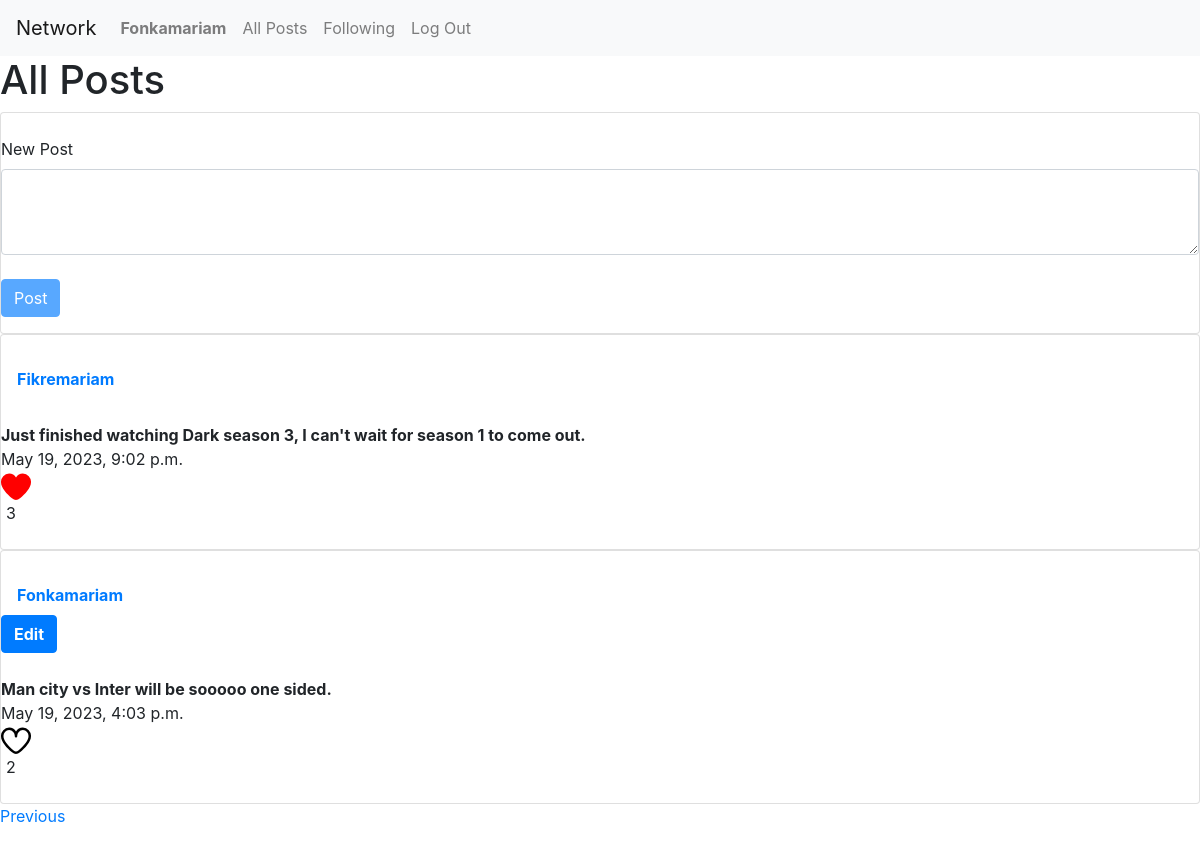
Page /?page=2 (signed in) on the committed database.
### network/models.py (models this page shows, shortened)
class User(AbstractUser):
    pass

class Posts(models.Model):
    owner= models.ForeignKey(User, on_delete=models.CASCADE, related_name="user")
    text= models.TextField()
    timestamp = models.DateTimeField(auto_now_add=True)
    like= models.IntegerField(default=0, blank=True,null=True)

### network/views.py (the view)
# urls.py: path("", views.index, name="index"),
def index(request):
    list_for_like=[]
    all_post=Posts.objects.all()
    all_post = all_post.order_by("-timestamp").all()
    page = request.GET.get('page', 1)
    paginator = Paginator(all_post, 10)
    try:
        users = paginator.page(page)
        time.sleep(1)
    except PageNotAnInteger:
        users = paginator.page(0.5)
    except EmptyPage:
        users = paginator.page(paginator.num_pages)
    if request.user.is_authenticated:
        x=request.user
        try:
            new=Like.objects.get(liker=x)
        except Like.DoesNotExist:
            new=Like.objects.create(liker=x)
            new.save()
        fonka=new.liked.iterator()
        for f in fonka:
            list_for_like.append(f)
        return render(request, "network/index.html",{"Posts":users,"user":x,"list":list_for_like})
    return render(request, "network/index.html",{"Posts":users,})

### network/templates/network/index.html (shortened to what this page needs)
{% extends "network/layout.html" %}
{% load static %}
{% block body %}
{% if user.is_authenticated %}
    <h1>All Posts</h1>
    <div class="card">
    <form  action="{% url 'create' %}" method="post">
        <div class="form-group" >
          <br>
          <label for="post">New Post</label>
          <textarea class="form-control" id="post" name="value" rows="3" cols="8" ></textarea>
          <br>
          <input type="submit" id="submitbutton" class="btn btn-primary" disabled="true" value="Post">
        </div>
      </form>
    </div>
    {% endif %}
    {% for post in Posts %}
    <div class="card" row="3">
      <br>
      {% if user.is_authenticated %}
      <a class="nav-link" href="/{{post.owner}}"><strong> {{post.owner}}</strong></a>
      {%else%}
      <strong>{{post.owner}}</strong>
      {% endif %}
      {% if user == post.owner %}
      <button id="4{{post.id}}" style="width:min-content" onclick="Edit({{post.id}})" class="btn btn-primary"><strong> Edit </strong></button>
      {% endif %}
      <br>
      <div id="{{post.id}}"><strong>{{post.text}}</strong></div>
      <div>{{post.timestamp}}</div>
      {% if user.is_authenticated %}
      {% if post in list %}
      <svg id="after_like{{post.id}}"  fill="red" onclick="after_like({{post.id}})" height="30px" width="30px" xmlns="http://www.w3.org/2000/svg"  viewBox="0 0 24 24"><title>Unlike</title><path d="M17.5,1.917a6.4,6.4,0,0,0-5.5,3.3,6.4,6.4,0,0,0-5.5-3.3A6.8,6.8,0,0,0,0,8.967c0,4.547,4.786,9.513,8.8,12.88a4.974,4.974,0,0,0,6.4,0C19.214,18.48,24,13.514,24,8.967A6.8,6.8,0,0,0,17.5,1.917Zm-3.585"/></svg>
      <div id="like{{post.id}}" class="pad">{{post.like}}</div>
      {% else %}
      <svg id="before_like{{post.id}}" onclick="before_like({{post.id}})"  xmlns="http://www.w3.org/2000/svg" height="30px" width="30px" viewBox="0 0 24 24"><title>Like</title><path d="M17.5,1.917a6.4,6.4,0,0,0-5.5,3.3,6.4,6.4,0,0,0-5.5-3.3A6.8,6.8,0,0,0,0,8.967c0,4.547,4.786,9.513,8.8,12.88a4.974,4.974,0,0,0,6.4,0C19.214,18.48,24,13.514,24,8.967A6.8,6.8,0,0,0,17.5,1.917Zm-3.585,18.4a2.973,2.973,0,0,1-3.83,0C4.947,16.006,2,11.87,2,8.967a4.8,4.8,0,0,1,4.5-5.05A4.8,4.8,0,0,1,11,8.967a1,1,0,0,0,2,0,4.8,4.8,0,0,1,4.5-5.05A4.8,4.8,0,0,1,22,8.967C22,11.87,19.053,16.006,13.915,20.313Z"/></svg>
      <div id="like{{post.id}}" class="pad">{{post.like}}</div>
      {% endif %}
      {% endif %}
      <br>
    </div>
      {% endfor %}
      {% if Posts.has_other_pages %}
  <ul class="pagination">
    {% if Posts.has_previous %}
      <li><a href="?page={{ Posts.previous_page_number }}">Previous</a></li>
        {% endif %}
  </ul>
{% endif %}
{% endblock %}

### network/templates/network/layout.html (shortened to what this page needs)
{% load static %}
<!DOCTYPE html>
<html lang="en">
    <head>
        <link rel="stylesheet" href="https://stackpath.bootstrapcdn.com/bootstrap/4.4.1/css/bootstrap.min.css">
        <link href="{% static 'network/styles.css' %}" rel="stylesheet">
    </head>
    <body>
        <nav class="navbar navbar-expand-lg navbar-light bg-light">
            <a class="navbar-brand" href="#">Network</a>
            <div>
              <ul class="navbar-nav mr-auto">
                {% if user.is_authenticated %}
                    <li class="nav-item">
                        <a class="nav-link" href="/{{user.username}}"><strong> {{user.username}}</strong></a>
                    </li>
                {% endif %}
                <li class="nav-item">
                  <a class="nav-link" href="{% url 'index' %}">All Posts</a>
                </li>
                {% if user.is_authenticated %}
                    <li class="nav-item">
                        <a class="nav-link" href="{% url 'following' %}">Following</a>
                    </li>
                    <li class="nav-item">
                        <a class="nav-link" href="{% url 'logout' %}">Log Out</a>
                    </li>
                {% endif %}
              </ul>
            </div>
          </nav>
        <div class="body">
            {% block body %}
            {% endblock %}
        </div>
    </body>
</html>

### network/templates/network/index.html (style rules this page uses)
.pad { padding-left: 5px; }
.card { height: 100%; ; width:auto ; }

### rows in the picture
User: username "Fonkamariam"
Posts: owner "Fikremariam", text "Just finished watching Dark season 3, I can't wait for season 1 to come out.", timestamp "May 19, 2023, 9:02 p.m.", like "3"
Posts: owner "Fonkamariam", text "Man city vs Inter will be sooooo one sided.", timestamp "May 19, 2023, 4:03 p.m.", like "2"
